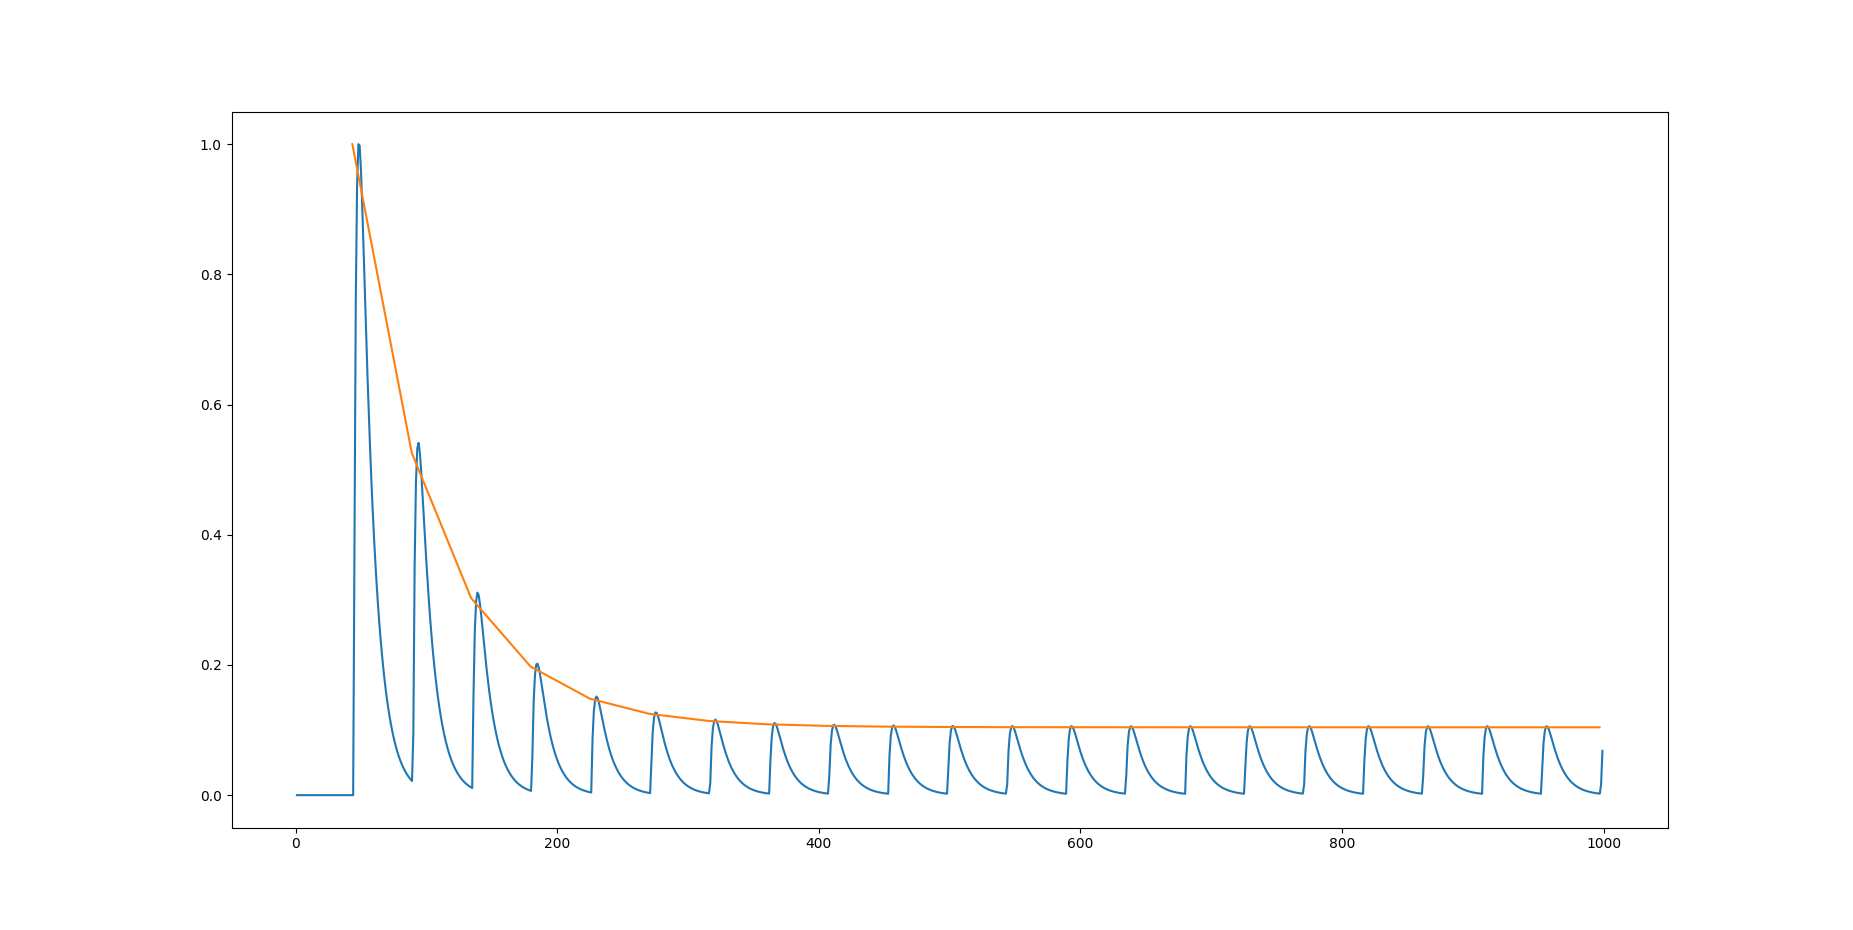

The Python source for this figure:
import nest
import numpy as np
import matplotlib.pyplot as plt

if __name__ == '__main__':
    wr = nest.Create('weight_recorder', params={"withrport": True})
    nest.CopyModel('tsodyks_synapse', 'tsodyks_synapse_rec', {"weight_recorder": wr[0]})
    a = nest.Create('iaf_psc_exp')
    b = nest.Create('iaf_psc_exp')
    nest.SetStatus(a, {'I_e': 380.})
    nest.Connect(a, b, syn_spec='tsodyks_synapse_rec')
    voltmeter = nest.Create('voltmeter')
    nest.Connect(voltmeter, b)
    nest.Simulate(1000)
    dmm = nest.GetStatus(voltmeter)[0]
    Vms = dmm['events']['V_m']
    ts = dmm['events']['times']
    Vms = Vms + 70.
    wr_events = nest.GetStatus(wr, 'events')[0]
    senders = wr_events['senders']
    targets = wr_events['targets']
    times = wr_events['times']
    weights = wr_events['weights']
    data = list(zip(times, weights, senders, targets))
    plt.plot(ts, Vms/np.max(Vms))
    plt.plot(times, weights/np.max(weights))
    plt.show()
